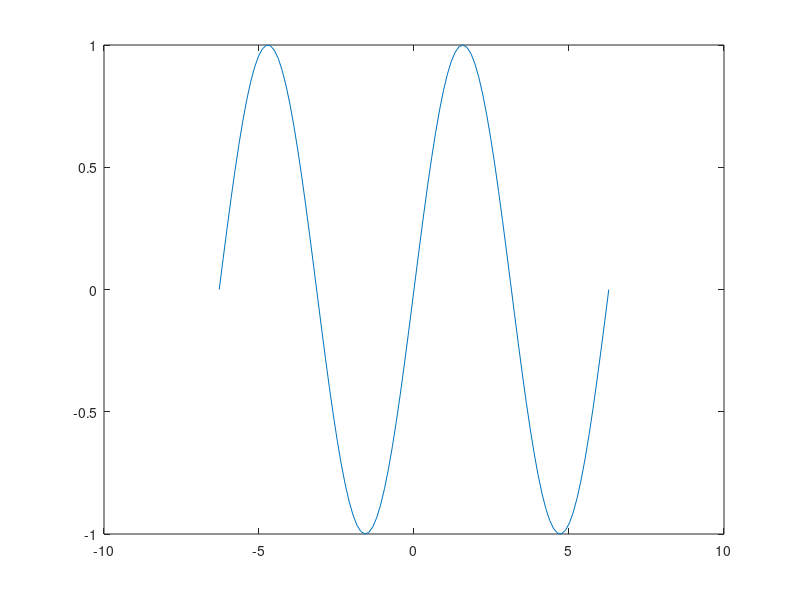

Here is the MATLAB script that generated this plot: (Note: this script raises an error after producing the figure.)
%%%%%%%%%%%%%%%%%%%%%%%%%%%%%%%%%%%%%%%%%%%%%%%%%%%%%%%%%%%%%%%%%%%%%%%%%%
% Assignment 1: Matlab Scavenger Hunt and HelloWorld
%
% Submitted by: John White-Singleton
%
% Due: August 31, 2023
%
% Instructions: 

% There are two parts to this assignment. Part 1 deals with using the
% Matlab documentation to answer some questions or perform some tasks. Part
% 2 involves you writing your very first Matlab program!!

% Please write all of your responses in the following .mfile.
% If there are comments after the question (as in question 2) please 
% write your answer inside those comments. If there are not comments
% please write your answer with correct matlab syntax. 
%
%%%%%%%%%%%%%%%%%%%%%%%%%%%%%%%%%%%%%%%%%%%%%%%%%%%%%%%%%%%%%%%%%%%%%%%%%%

%%%%%%%%%%%%%%%%%%%%%%% Part 1  %%%%%%%%%%%%%%%%%%%%%%%%%%%%%%%%%%

% 1. Set the url of the matlab documentation to a variable called helpURL

helpURL = 'https://www.mathworks.com/help/matlab/';

% 2. What does the command 'clear all' do?
%
% Answer: The command 'clear all' will remove saved data in the workspace
% and free up available memory
%


% 3. Find a matlab function to take the average of the following
% numbers [1 7 21 32 67 32453]? Store your answer in a variable called
% averageAnswer.

q3Data = [1 7 21 32 67 32453];
    
averageAnswer = mean(q3Data);


% 4. What command would you type to see a list of all installed toolboxes?

       ver %<- command goes here

% 5. Write some commands that would return a list of all of the available 
% functions in the image processing toolbox? 



% 6. On the line below figure, write a command to draw a graph of 
% x and y. 

x = linspace(-2*pi,2*pi);
y = sin(x);

figure
 plot(x,y)

 %<- command goes here

        

% 7. Find a function that performs a statistical test you've seen used
% in a journal article (there are many possible answers to this). What does
% this function do and how would you use it?

%
% Answer: standardDeviation = std(data)
%

% 8. What are the 2 major types of loops that MATLAB supports? What is the
% difference between them?

%
% Answer: For and While loops.  "For loops" are used when coders have a specific number of times they require a certain code to run.
% Whereas "While loops" will continue to execute the loop as long as
% certain conditions are met by the coder.


% 9. What does NaN stand for? Give an example of when you would get NaN as
% an answer. 

%
% Answer: NaN stands for "Not-a-Number" and are used when there is a
% mathmatically unusable number or answer for the program to use.  This could be the dividing of negative numbers. 
%


% 10. The following code snippet executes but contains an error (we don't
% get a useful answer). See if you can use the documentation to fix the 
% error to get the sum of the numbers in A. Do not change or remove 
% any of the values in A.

A = [1 2 3 2 1 NaN 1 2 3 NaN];
S = sum(A, 'omitnan')


% 11. I used to love playing the game minesweeper. Is there a way that I
% could play a similar game on Matlab? Write the command that would launch
% the game if so. 

xpbombs


% 12. Create a variable myAge and assign it the value of your age. Then 
% create a new variable called ageLessTwo and subtract two from the value of the
% myAge variable. Create a third variable called agePlusOne and add one to 
% the value of the myAge variable.

myAge = 35
ageLessTwo = (myAge-2)
agePlusOne = (myAge+1)


% 13. Use the built-in function namelengthmax to find out the maximum number of
% characters that you can have in an identifier name under your version of
% MATLAB. Assign the value to a variable called maxNameLength.

namelengthmax
maxNameLength = 63





% 14. You need to convert some weight values from metric to standard units. 
% Create two appropriately named variables to store the original weight in 
% pounds and the original weight in ounces respectively. Use who and whos 
% to see the variables. Clear one of your variables and then use who and whos again.

originalWeightkg = 100;
% Add your code on the next line
kgToLbs = (originalWeightkg * 2.2)
kgToOz = (originalWeightkg * 35.27)



% 15. Assign a number with a decimal place to an appropriately named variable. Convert the
% variable to the type int32 and store the result in a new variable (hint: this is known
% as casting in computer programming). Use whos to check your result. 

decimalNumber = 3.14
convertedNumberInt = int32(decimalNumber)
whos


% 16. Create a variable called weightInLBs to store a weight in pounds. Convert this to 
% kilograms using an appropriate calculation or function and assign the result to a variable weightInKgs.

weightInLBs = 10
weightInKgs = weightInLBs*0.453592


% 18. Create a variable fTemp to store a temperature in degrees Fahrenheit (F). 
% Convert this to degrees Celsius (C) using an appropriate 
% calculation and store the result in a variable cTemp.

fTemp = 55
cTemp = ((fTemp)-32)*1.8




% 19. Using the colon operator, create the following row vectors:
% 2 3 4 5 6 7 
% 1.1000 1.3000 1.5000 1.7000 
% 8 6 4 2
% Store your results with variable names vecA, vecB and vecC respectively.
vecA = 2:7
vecB = 1.1000:+.2:1.7000
vecC = 8:-2:2


% 20. Give a MATLAB expression that would create a vector 
% (assigned to a variable called vec) of 50 elements that range, equally spaced, 
% from 0 to 2pi. 

vec = linspace(0, 2*pi, 50)


% 21. Using the colon operator and the transpose operator, 
% create a column vector that has the values -1 to 1 in steps of 0.5.
% Assign your answer to a variable called colVec.

colVec = (-1:0.5:1)'


% 22. Create a variable called rows that is a random integer in the inclusive range 
% from 1 to 5. Create a variable called cols that is a random integer in the 
% inclusive range from 1 to 5. Create a matrix called resultMat of all zeros with the 
% dimensions given by the values of rows and cols. The resultMat should
% change each time you execute your code. 

rows = randi([1, 5]);
cols = randi([1, 5]);

resultMat = zeros(rows, cols)

fprintf('Random number of rows: %d\n', rows);
fprintf('Random number of columns: %d\n', cols);

disp('Matrix resultMat:');
disp(resultMat);

% 23. Create a vector of five random integers, each in the inclusive range 
% from -10 to 10 assigned to a variable named originalVec. Perform each of 
% the following on the original vector and store your results in appropriately 
% named variables. (you should have a seperate line of code for each)

originalVec = randi([-10, 10], 1, 5)

% - subtract 3 from each element
subtractVec = originalVec - 3

% - count how many are positive
positiveCount = sum(originalVec > 0)

% - get the absolute value of each element
absResultVec = abs(originalVec)


% - find the maximum.

maxValue = max(originalVec)

% 24. Write some code that will calculate the area of a trapezoid. Create
% variables for base1, base2, and height and assign them values. Store the
% result of your calculation in a variable called trapArea. Comment your
% code so that another user can understand what your code does. 

base1 = 5; % Length of the first base
base2 = 7; % Length of the second base
height = 4; % Height of the trapezoid

% Use the following formula to calculate the area of the trapezoid.
trapArea = 0.5 * (base1 + base2) * height



% 25. In sports marketing and other areas of sports management, 
% ROI (return on investment) is a key metric when making organizational 
% decisions. The classic equation for ROI is:

% ROI = (Total Revenues – Total Costs) / Total Costs x 100

% Write some code that prompts the user to input total revenues and total 
% costs and then calculates the ROI and stores the value in a variable called
% ROI.

totalRevenues = input('Enter total revenues:')
totalCosts = input('Enter total costs:')

ROI = ((totalRevenues - totalCosts) / totalCosts) * 100

%% 
%%%%%%%%%%%%%%%%%%%%%%%%%%  Part 2: Hello World %%%%%%%%%%%%%%%%%%%%%%%%%%

% Write some code that will print the string 'Hello World' to the screen. 
% There are several ways that you could do this. For an extra challenge, 
% make your program able to take text input from the user and output 
% whatever they input. (For ease of running and executing your solution for 
% part 2, make sure you click the Run Section button vs the Run button) 

%%% Enter the code for your program below this line


disp('Hello World')



%%%%% When you have completed everything, type the following two commands
%%%%% (without comments) into your command window. 

%%% load handel
%%% sound(y, Fs)